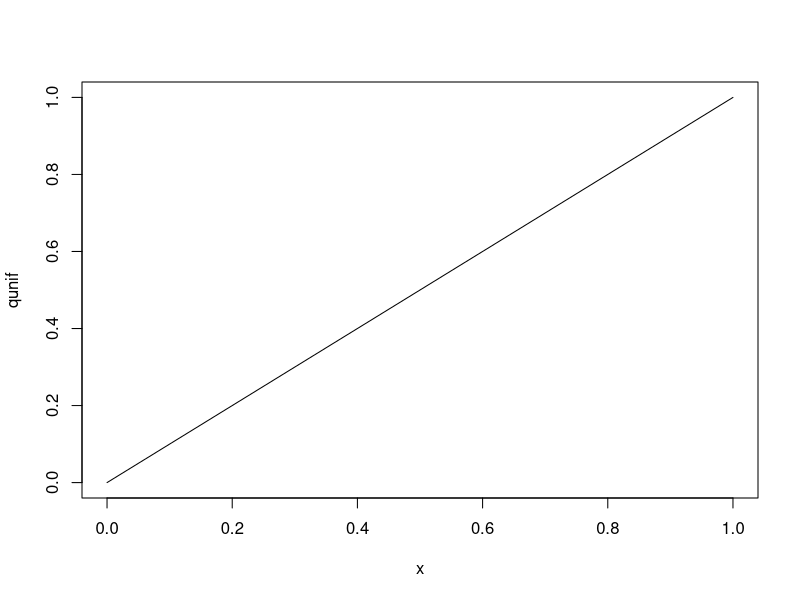
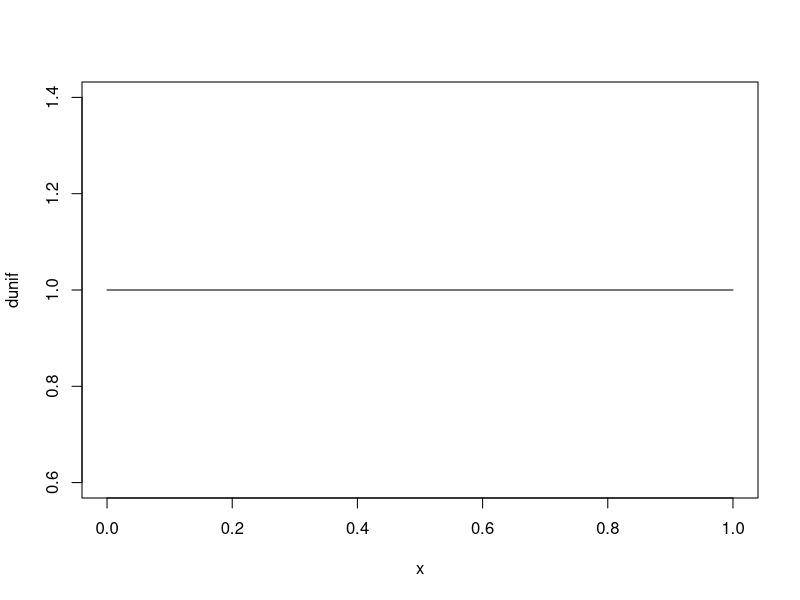
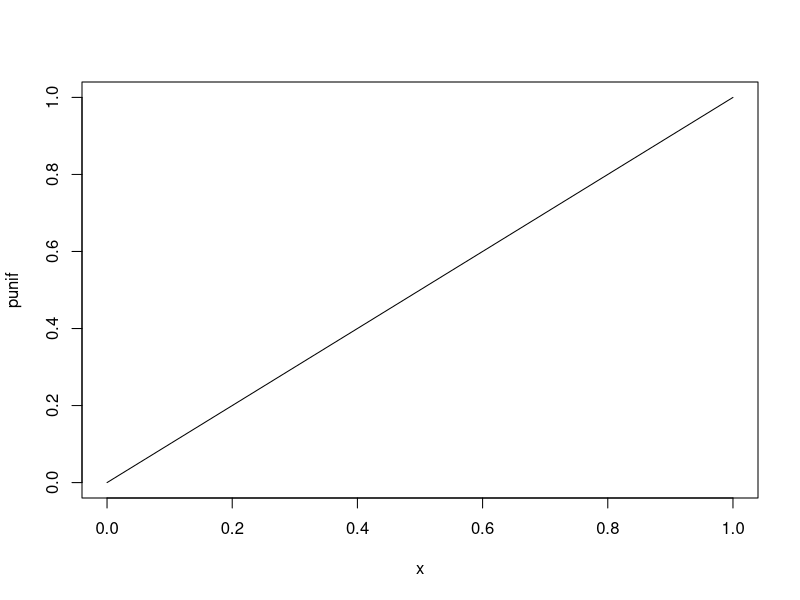

Reproduce these figures in R, in order.
#runif()
runif(15, min=1, max=3) 

#qunif() 
min <- 0
max <- 40
qunif(0.2, min = min, max = max)
plot(qunif)
#dunif()
x <- 5:10
dunif(x, min = 1, max = 20)
plot(dunif)
#punif()
min <- 0 
max <- 60
punif (15 , min =min , max = max)
plot(punif)